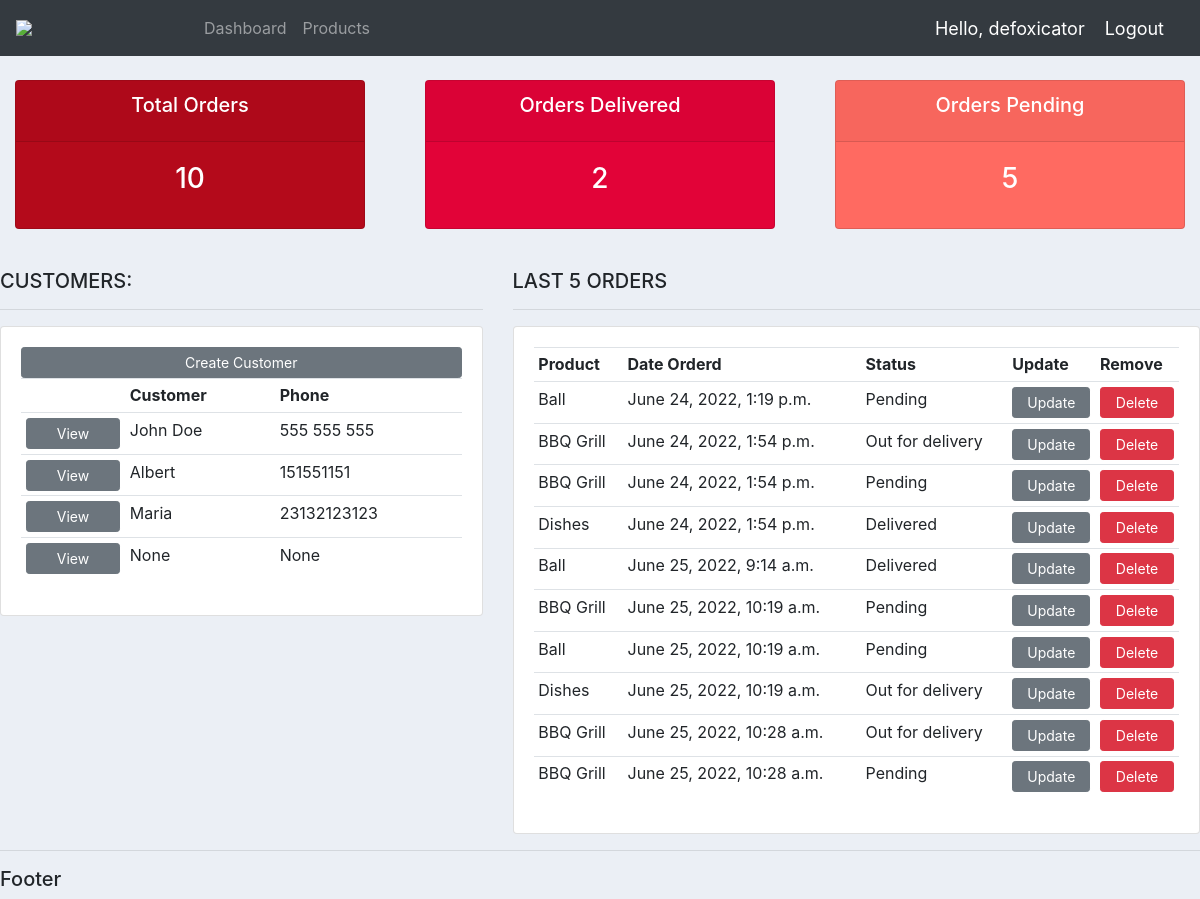
Before: / (signed in) with the older database file.
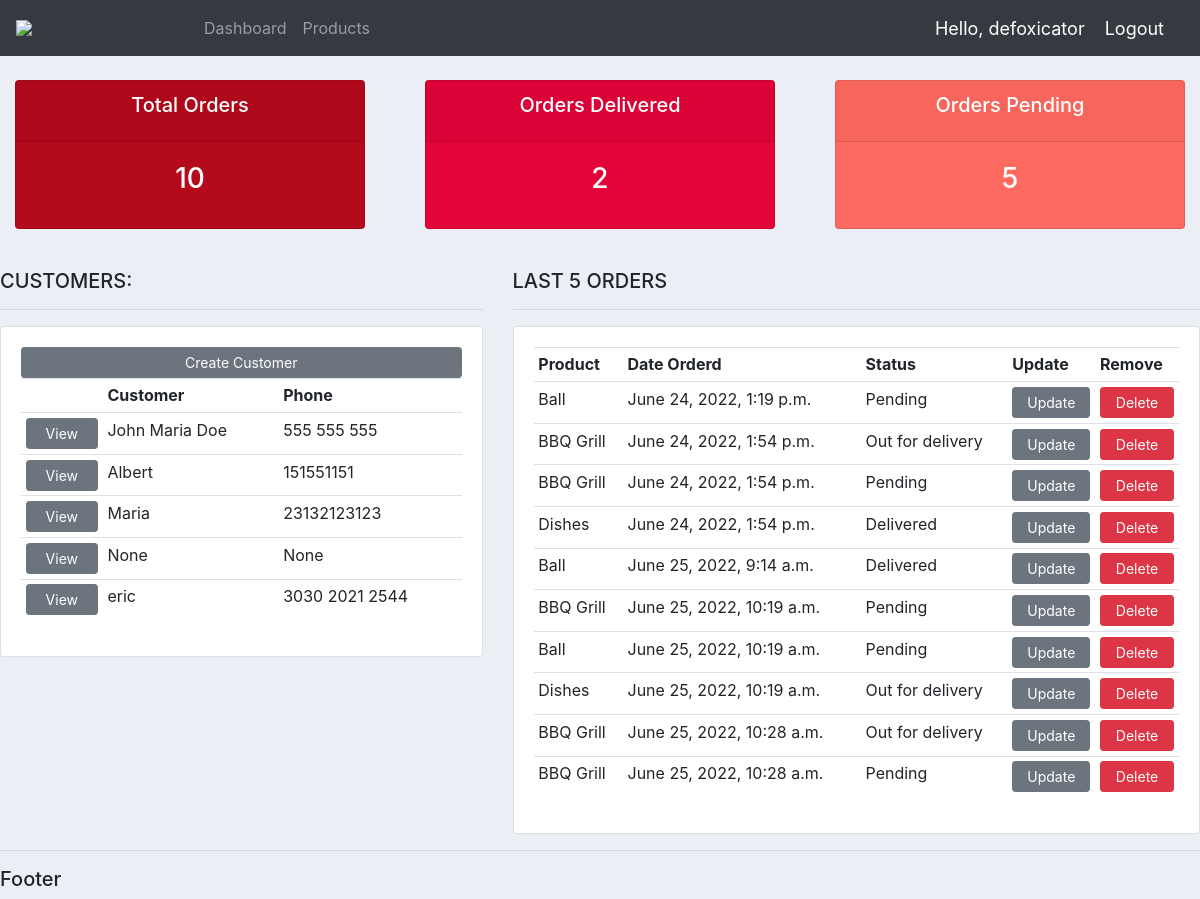
After: the same page with the newer database file.
### accounts/models.py (models this page shows, shortened)
class Customer(models.Model):
    user = models.OneToOneField(User, null=True, blank=True, on_delete=models.CASCADE)
    name = models.CharField(max_length=200, null=True)
    phone = models.CharField(max_length=200, null=True)
    email = models.CharField(max_length=200, null=True)
    profile_pic = models.ImageField(default="def_pic.jpg", null=True, blank=True)
    date_created = models.DateTimeField(auto_now_add=True, null=True)

class Order(models.Model):
    STATUS = (
        ('Pending', 'Pending'),
        ('Out for delivery', 'Out for delivery'),
        ('Delivered', 'Delivered'),
    )
    customer = models.ForeignKey(Customer, null=True, on_delete=models.SET_NULL)
    product = models.ForeignKey(Product, null=True, on_delete=models.SET_NULL)
    date_created = models.DateTimeField(auto_now_add=True, null=True)
    status = models.CharField(max_length=200, null=True, choices=STATUS)
    note = models.CharField(max_length=1000, null=True)

class Product(models.Model):
    CATEGORY = (
        ('Indoor', 'Indoor'),
        ('Outdoor', 'Outdoor'),
        )
    name = models.CharField(max_length=200, null=True)
    price = models.FloatField(null=True)
    category = models.CharField(max_length=200, null=True, choices=CATEGORY)
    description = models.CharField(max_length=200, null=True, blank=True)
    date_created = models.DateTimeField(auto_now_add=True, null=True)
    tags = models.ManyToManyField(Tag)
    def __str__(self):
        return self.name

### accounts/decorators.py (the view)
    def wrapper_function(request, *args, **kwargs):
        group = None
        if request.user.groups.exists():
            group = request.user.groups.all()[0].name
        if group == 'customer':
            return redirect('user-page')
        if group == 'admin':
            return view_func(request, *args, **kwargs)

### accounts/views.py (called while the page is built)
@login_required(login_url='login')
@admin_only
def home(request):
    orders = Order.objects.all()
    customers = Customer.objects.all()
    total_customers = customers.count()
    total_orders = orders.count()
    delivered = orders.filter(status='Delivered').count()
    pending = orders.filter(status='Pending').count()
    context = {
        'orders': orders,
        'customers': customers,
        'total_customers': total_customers,
        'total_orders': total_orders,
        'delivered': delivered,
        'pending': pending,
    }
    return render(request, 'accounts/dashboard.html', context)

### accounts/templates/accounts/dashboard.html
{% extends 'accounts/main.html' %}
{% block content %}
{% include 'accounts/status.html' %}
<br>
<div class="row">
	<div class="col-md-5">
		<h5>CUSTOMERS:</h5>
		<hr>
		<div class="card card-body">
			<a class="btn btn-secondary  btn-sm btn-block" href="">Create Customer</a>
			<table class="table table-sm">
				<tr>
					<th></th>
					<th>Customer</th>
					<th>Phone</th>
				</tr>
				{% for customer in customers %}
				<tr>
					<td><a class="btn btn-secondary  btn-sm btn-block" href="{% url 'customer' customer.id %}">View</a></td>
					<td>{{customer.name}}</td>
					<td>{{customer.phone}}</td>
				</tr>
				{% endfor %}
			</table>
		</div>
	</div>
	<div class="col-md-7">
		<h5>LAST 5 ORDERS</h5>
		<hr>
		<div class="card card-body">
			<table class="table table-sm">
				<tr>
					<th>Product</th>
					<th>Date Orderd</th>
					<th>Status</th>
					<th>Update</th>
					<th>Remove</th>
				</tr>
				{% for order in orders %}
				<tr>
					<td>{{order.product}}</td>
					<td>{{order.date_created}}</td>
					<td>{{order.status}}</td>
					<td><a class="btn btn-secondary btn-sm btn-block" href="{% url 'update_order' order.id %}">Update</td>
					<td><a class="btn btn-sm btn-danger btn-sm btn-block" href="{% url 'delete_order' order.id %}">Delete</td>
				</tr>
				{% endfor %}
			</table>
		</div>
	</div>
</div>
{% endblock %}

Changed rows visible on the page:
changed Customer: name "John Doe" → "John Maria Doe"
added Customer: name "eric", phone "3030 2021 2544"
